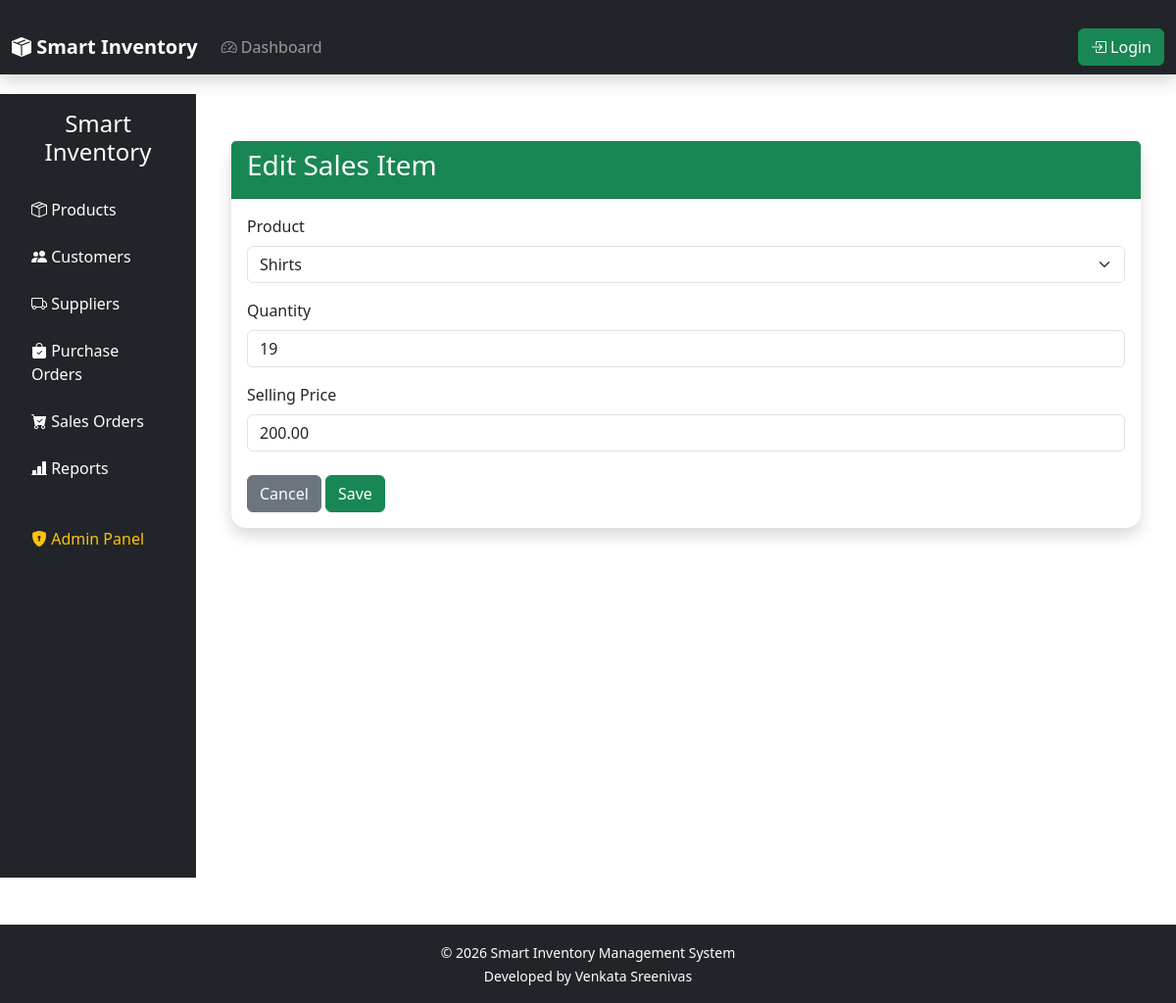
The app's page /sales/items/1/edit/ with its own data.
### orders/models.py (models this page shows, shortened)
class SalesItem(models.Model):
    sales_order = models.ForeignKey(
        SalesOrder,
        on_delete=models.CASCADE,
        related_name="items"
    )
    product = models.ForeignKey(
        Product,
        on_delete=models.CASCADE
    )
    quantity = models.PositiveIntegerField()
    selling_price = models.DecimalField(
        max_digits=10,
        decimal_places=2
    )

### orders/sales_views.py (the view)
def edit_sales_item(request, pk):
    item = get_object_or_404(
        SalesItem,
        pk=pk,
    )
    if request.method == "POST":
        form = SalesItemForm(
            request.POST,
            instance=item,
        )
        if form.is_valid():
            form.save()
            messages.success(
                request,
                "Sales item updated successfully."
            )
            return redirect(
                "sales_order_detail",
                pk=item.sales_order.id,
            )
    else:
        form = SalesItemForm(
            instance=item,
        )
    return render(
        request,
        "orders/sales_item_form.html",
        {
            "form": form,
            "order": item.sales_order,
            "title": "Edit Sales Item",
        },
    )

### orders/forms_sales.py
class SalesItemForm(forms.ModelForm):
    class Meta:
        model = SalesItem
        fields = [
            "product",
            "quantity",
            "selling_price",
        ]
        widgets = {
            "product": forms.Select(
                attrs={
                    "class": "form-select"
                }
            ),
            "quantity": forms.NumberInput(
                attrs={
                    "class": "form-control",
                    "min": 1,
                }
            ),
            "selling_price": forms.NumberInput(
                attrs={
                    "class": "form-control",
                    "step": "0.01",
                }
            ),
        }

### inventory/models.py (called while the page is built)
    def __str__(self):
        return self.name

### templates/orders/sales_item_form.html (shortened to what this page needs)
{% extends "base.html" %}
{% block content %}
<div class="container mt-4">
    <div class="card shadow">
        <div class="card-header bg-success text-white">
            <h3>
                {% if title %}
                    {{ title }}
                {% else %}
                    Add Product
                {% endif %}
            </h3>
        </div>
        <div class="card-body">
            <form method="POST">
                <div class="mb-3">
                    <label class="form-label">
                        Product
                    </label>
                    {{ form.product }}
                </div>
                <div class="mb-3">
                    <label class="form-label">
                        Quantity
                    </label>
                    {{ form.quantity }}
                </div>
                <div class="mb-3">
                    <label class="form-label">
                        Selling Price
                    </label>
                    {{ form.selling_price }}
                </div>
                <div class="mt-4">
                    <a href="{% url 'sales_order_detail' order.id %}"
                       class="btn btn-secondary">
                        Cancel
                    </a>
                    <button
                        type="submit"
                        class="btn btn-success">
                        Save
                    </button>
                </div>
            </form>
        </div>
    </div>
</div>
{% endblock %}

### static/css/dashboard.css (style rules this page uses)
.card { border:none; border-radius:15px; box-shadow:0px 4px 12px rgba(0,0,0,.12); }
.card-header { font-weight:bold; background:white; }

### records on screen
SalesItem: product "Shirts", quantity "19", selling_price "200.00"

### other values on screen
{{ title }} "Edit Sales Item"
